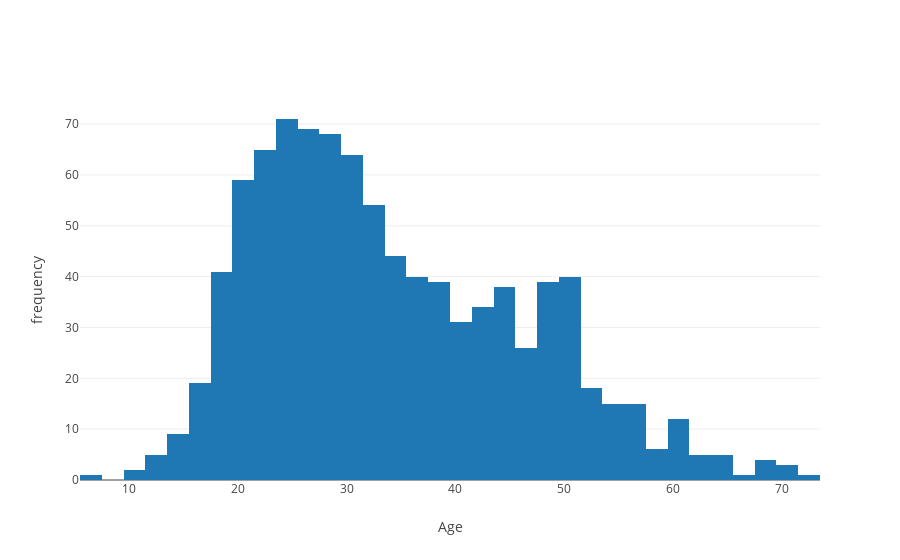

Write notebook code for a chart like this one.
### Markdown cell above
### Distribution of age group

### Code cell
data = [go.Histogram(x = data_user.age)]
layout = dict(xaxis = dict(title = 'Age'),
              yaxis = dict(title='frequency'),
             )
fig = dict(data = data, layout = layout)
plot.iplot(fig, filename = 'Age Distribution')

### Figure 1 — Plotly figure (JSON) as saved in the notebook; plotly's stock layout.template omitted (floating-point values rounded to 4 significant figures; data arrays with more than 128 entries replaced by an {"elided": "..."} marker saying what was removed)
{"data": [{"type": "histogram", "x": {"elided": "943 int values"}}], "layout": {"xaxis": {"title": "Age"}, "yaxis": {"title": "frequency"}}}
